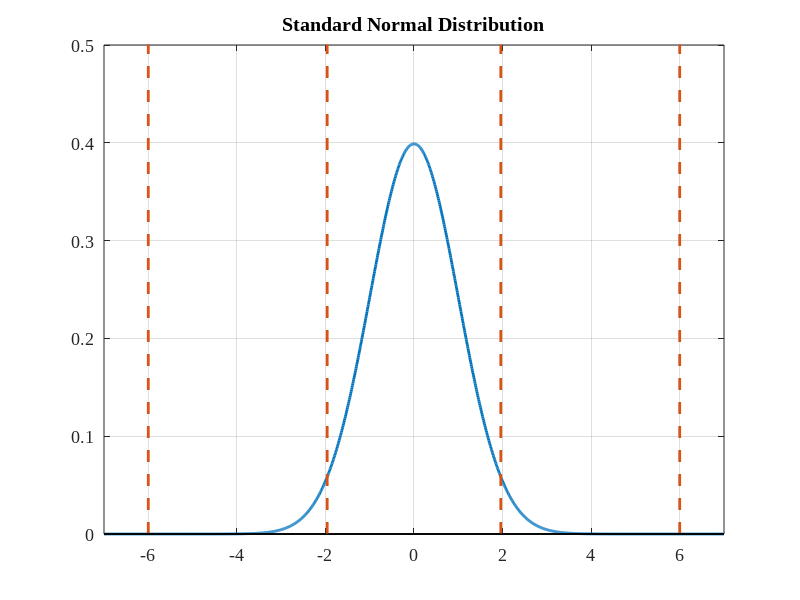
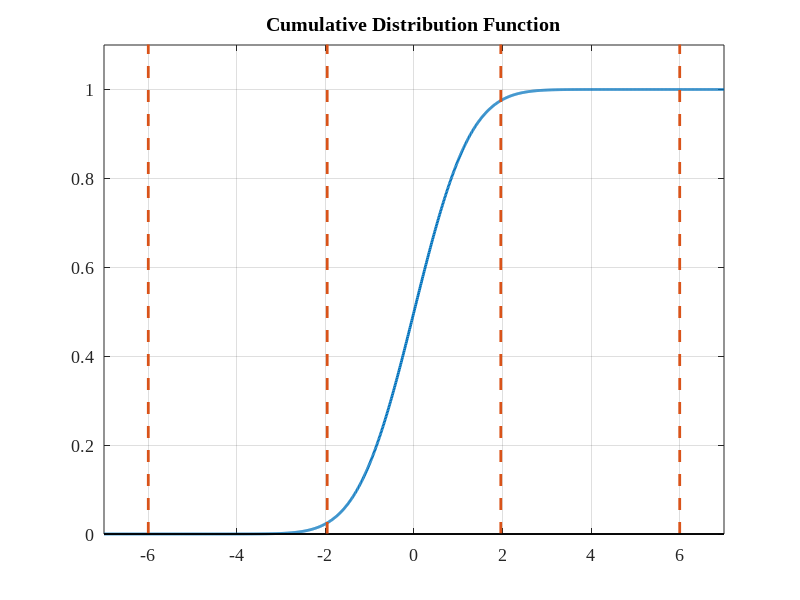

These figures' MATLAB source, in order:
% Reference : https://kr.mathworks.com/help/stats/normal-distribution.html
clear all; clc;
load examgrades
x = grades(:,1);
pd = fitdist(x,'Normal')

x = [-7:0.01:7];
y = normpdf(x,0,1);

theta = 0:0.001:0.5; 
ver_y = theta;
ver_y2 = 2;
ver_x = 6;
ver_x2 = -6;
ver_x3 = 1.96;
ver_x4 = -1.96;
colors = get(groot,'defaultAxesColorOrder');
set(figure(1), 'units','normalized','pos',[0.1 0.3 0.4 0.3]); %[xPos yPos xSize ySize]
hold on; grid on; box on;
plot(x, y,  'Color' , colors(1,:) ,'LineStyle', '-', 'LineWidth', 2);
% plot(ver_x, ver_y, 'Color' ,colors(1,:) ,'LineStyle', '-', 'LineWidth', 1);
stem(ver_x,ver_y2,'Marker','none', 'Color' ,colors(2,:) ,'LineStyle', '--', 'LineWidth', 2);
stem(ver_x2,ver_y2,'Marker','none', 'Color' ,colors(2,:) ,'LineStyle', '--', 'LineWidth', 2);
stem(ver_x3,ver_y2,'Marker','none', 'Color' ,colors(2,:) ,'LineStyle', '--', 'LineWidth', 2);
stem(ver_x4,ver_y2,'Marker','none', 'Color' ,colors(2,:) ,'LineStyle', '--', 'LineWidth', 2);
set(gca,'fontname','Times New Roman','FontSize', 13)
title('Standard Normal Distribution'); 
ylim([0 0.5]); xlim([-7 7]);
% ylim([0 0.08]); xlim([1.5 7]);
% ylim([0 0.08]); xlim([-7 -2]);
figure(2)
pd = makedist('Normal')
x = -7:0.01:7;
p = cdf(pd,x);

set(figure(2), 'units','normalized','pos',[0.5 0.3 0.4 0.3]); %[xPos yPos xSize ySize]
hold on; grid on; box on;
plot(x, p,  'Color' , colors(1,:) ,'LineStyle', '-', 'LineWidth', 2);
stem(ver_x,ver_y2,'Marker','none', 'Color' ,colors(2,:) ,'LineStyle', '--', 'LineWidth', 2);
stem(ver_x2,ver_y2,'Marker','none', 'Color' ,colors(2,:) ,'LineStyle', '--', 'LineWidth', 2);
stem(ver_x3,ver_y2,'Marker','none', 'Color' ,colors(2,:) ,'LineStyle', '--', 'LineWidth', 2);
stem(ver_x4,ver_y2,'Marker','none', 'Color' ,colors(2,:) ,'LineStyle', '--', 'LineWidth', 2);
set(gca,'fontname','Times New Roman','FontSize', 13)
title('Cumulative Distribution Function'); ylim([0 1.1]);xlim([-7 7]);
